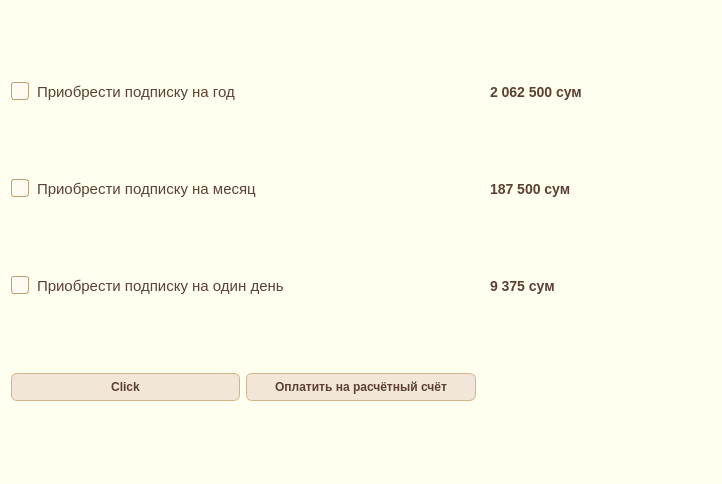
<?xml version="1.0" encoding="UTF-8"?>
<ui version="4.0">
 <class>Dialog</class>
 <widget class="QDialog" name="Dialog">
  <property name="geometry">
   <rect>
    <x>0</x>
    <y>0</y>
    <width>722</width>
    <height>484</height>
   </rect>
  </property>
  <property name="windowTitle">
   <string>Dialog</string>
  </property>
  <property name="styleSheet">
   <string notr="true">QWidget {
    background-color: #fffff0;
}
</string>
  </property>
  <layout class="QGridLayout" name="gridLayout">
   <item row="2" column="0" colspan="2">
    <widget class="QCheckBox" name="checkBox_day">
     <property name="font">
      <font>
       <pointsize>-1</pointsize>
      </font>
     </property>
     <property name="styleSheet">
      <string notr="true">QCheckBox {
    spacing: 8px;
    font-size: 15px;
    color: #5c4033;
}

QCheckBox::indicator {
    width: 16px;
    height: 16px;
    border: 1px solid #bfa07a;
    background-color: #fffaf0;
    border-radius: 3px;
}

QCheckBox::indicator:hover {
    border: 2px solid #a07d5e;
    background-color: #f9f0df;
}

QCheckBox::indicator:checked {
    background-color: #d2b48c; /* тёплый коричнево-бежевый */
    border: 1px solid #a07d5e;
}

QCheckBox::indicator:disabled {
    background-color: #f0f0f0;
    border: 1px solid #cccccc;
}
</string>
     </property>
     <property name="text">
      <string>Приобрести подписку на один день</string>
     </property>
    </widget>
   </item>
   <item row="0" column="0" colspan="2">
    <widget class="QCheckBox" name="checkBox_year">
     <property name="font">
      <font>
       <pointsize>-1</pointsize>
      </font>
     </property>
     <property name="styleSheet">
      <string notr="true">QCheckBox {
    spacing: 8px;
    font-size: 15px;
    color: #5c4033;
}

QCheckBox::indicator {
    width: 16px;
    height: 16px;
    border: 1px solid #bfa07a;
    background-color: #fffaf0;
    border-radius: 3px;
}

QCheckBox::indicator:hover {
    border: 2px solid #a07d5e;
    background-color: #f9f0df;
}

QCheckBox::indicator:checked {
    background-color: #d2b48c; /* тёплый коричнево-бежевый */
    border: 1px solid #a07d5e;
}

QCheckBox::indicator:disabled {
    background-color: #f0f0f0;
    border: 1px solid #cccccc;
}
</string>
     </property>
     <property name="text">
      <string>Приобрести подписку на год</string>
     </property>
    </widget>
   </item>
   <item row="1" column="2">
    <widget class="QLabel" name="label_2">
     <property name="font">
      <font>
       <pointsize>-1</pointsize>
       <weight>62</weight>
       <bold>true</bold>
      </font>
     </property>
     <property name="styleSheet">
      <string notr="true">QLabel {
    color: #5c4033;          /* тёмно-серый текст */
    font-size: 14px;
    font-weight: 500;
    padding: 2px 4px;
}
</string>
     </property>
     <property name="text">
      <string>187 500 сум</string>
     </property>
    </widget>
   </item>
   <item row="3" column="0">
    <widget class="QPushButton" name="pushButton_click">
     <property name="font">
      <font>
       <pointsize>-1</pointsize>
       <weight>75</weight>
       <bold>true</bold>
      </font>
     </property>
     <property name="styleSheet">
      <string notr="true">QPushButton {
    background-color: #f2e6d8;       /* тёплый светлый бежевый */
    color: #5c4033;                  /* тот же шоколадный, как и в QLabel */
    border: 1px solid #d2b48c;       /* светло-коричневая рамка */
    border-radius: 6px;
    padding: 6px 12px;
    font-size: 12px;
    font-weight: bold;
}

QPushButton:hover {
    background-color: #e6d2b5;       /* чуть темнее при наведении */
}

QPushButton:pressed {
    background-color: #d4b899;       /* эффект нажатия */
}

QPushButton:disabled {
    background-color: #333333;
    color: #aaa;
    border: 1px solid #ddd;
}
</string>
     </property>
     <property name="text">
      <string>Click</string>
     </property>
    </widget>
   </item>
   <item row="0" column="2">
    <widget class="QLabel" name="label">
     <property name="font">
      <font>
       <pointsize>-1</pointsize>
       <weight>62</weight>
       <bold>true</bold>
      </font>
     </property>
     <property name="styleSheet">
      <string notr="true">QLabel {
    color: #5c4033;          /* тёмно-серый текст */
    font-size: 14px;
    font-weight: 500;
    padding: 2px 4px;
}
</string>
     </property>
     <property name="text">
      <string>2 062 500 сум</string>
     </property>
    </widget>
   </item>
   <item row="2" column="2">
    <widget class="QLabel" name="label_3">
     <property name="font">
      <font>
       <pointsize>-1</pointsize>
       <weight>62</weight>
       <bold>true</bold>
      </font>
     </property>
     <property name="styleSheet">
      <string notr="true">QLabel {
    color: #5c4033;          /* тёмно-серый текст */
    font-size: 14px;
    font-weight: 500;
    padding: 2px 4px;
}
</string>
     </property>
     <property name="text">
      <string>9 375 сум</string>
     </property>
    </widget>
   </item>
   <item row="1" column="0" colspan="2">
    <widget class="QCheckBox" name="checkBox_month">
     <property name="font">
      <font>
       <pointsize>-1</pointsize>
      </font>
     </property>
     <property name="styleSheet">
      <string notr="true">QCheckBox {
    spacing: 8px;
    font-size: 15px;
    color: #5c4033;
}

QCheckBox::indicator {
    width: 16px;
    height: 16px;
    border: 1px solid #bfa07a;
    background-color: #fffaf0;
    border-radius: 3px;
}

QCheckBox::indicator:hover {
    border: 2px solid #a07d5e;
    background-color: #f9f0df;
}

QCheckBox::indicator:checked {
    background-color: #d2b48c; /* тёплый коричнево-бежевый */
    border: 1px solid #a07d5e;
}

QCheckBox::indicator:disabled {
    background-color: #f0f0f0;
    border: 1px solid #cccccc;
}
</string>
     </property>
     <property name="text">
      <string>Приобрести подписку на месяц</string>
     </property>
    </widget>
   </item>
   <item row="3" column="1">
    <widget class="QPushButton" name="pushButton_bank">
     <property name="font">
      <font>
       <pointsize>-1</pointsize>
       <weight>75</weight>
       <bold>true</bold>
      </font>
     </property>
     <property name="styleSheet">
      <string notr="true">QPushButton {
    background-color: #f2e6d8;       /* тёплый светлый бежевый */
    color: #5c4033;                  /* тот же шоколадный, как и в QLabel */
    border: 1px solid #d2b48c;       /* светло-коричневая рамка */
    border-radius: 6px;
    padding: 6px 12px;
    font-size: 12px;
    font-weight: bold;
}

QPushButton:hover {
    background-color: #e6d2b5;       /* чуть темнее при наведении */
}

QPushButton:pressed {
    background-color: #d4b899;       /* эффект нажатия */
}

QPushButton:disabled {
    background-color: #333333;
    color: #aaa;
    border: 1px solid #ddd;
}
</string>
     </property>
     <property name="text">
      <string>Оплатить на расчётный счёт</string>
     </property>
    </widget>
   </item>
  </layout>
 </widget>
 <resources/>
 <connections/>
</ui>
